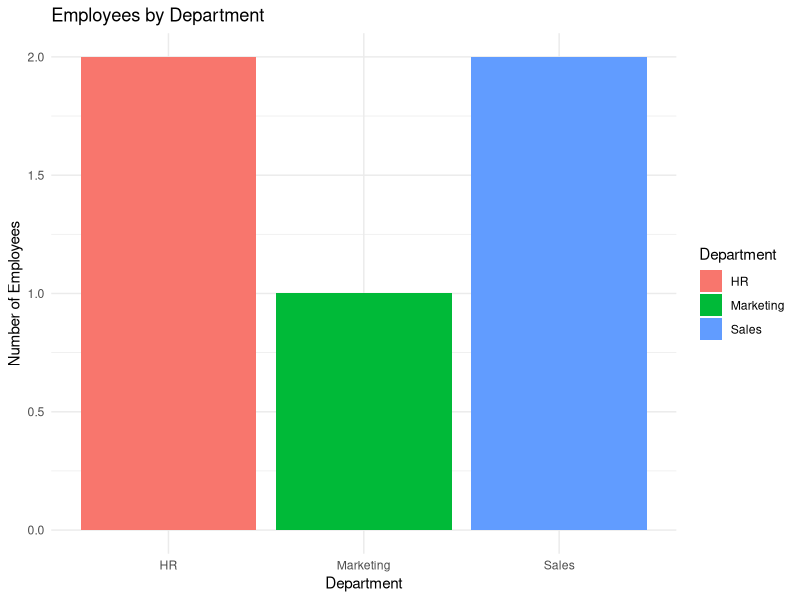

The R source for this figure:
library(ggplot2)

# Employee Performance Data
employee <- data.frame(
  EmployeeID = c(1,2,3,4,5),
  Department = c("Sales","HR","Marketing","Sales","HR"),
  YearsService = c(5,3,7,4,2),
  Performance = c(85,92,78,90,76)
)

# Bar Chart
ggplot(employee, aes(x = Department, fill = Department)) +
  geom_bar() +
  labs(
    title = "Employees by Department",
    x = "Department",
    y = "Number of Employees"
  ) +
  theme_minimal()
